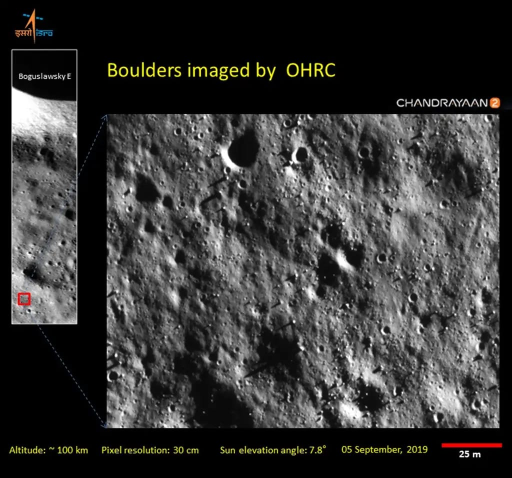
#> input picture data/raw/ohrc/chandrayaan2_11_large copy.png.webp, 1023 x 956 px, found by its file name (shown at 1/2 size)
$ python test_preprocess.py
#> lines starting #> are read from the running program, lines starting #| are printed output that depends on the picture
### src/preprocess.py
from pathlib import Path

import cv2
import numpy as np


def load_image(image_path: str) -> np.ndarray:
    """Load an image from disk."""
    image = cv2.imread(image_path)
#> image is the input picture: shape (956, 1023, 3); mean B, G, R 53.9, 55, 55.3

    if image is None:
        raise FileNotFoundError(
            f"Could not load image: {image_path}"
        )

    return image


def resize_image(
    image: np.ndarray,
    size: tuple[int, int] = (512, 512),
) -> np.ndarray:
    """Resize image to the target size."""
#> called with size = (512, 512)
    return cv2.resize(image, size)
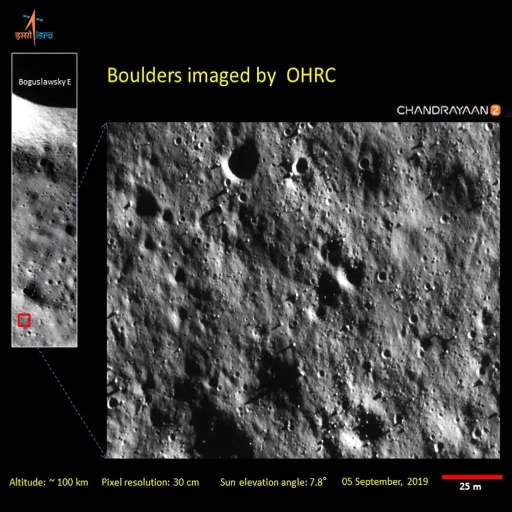
#> returned value: shape (512, 512, 3); mean of channels 0, 1, 2 53.8, 54.9, 55.2; drawn as B, G, R


def normalize_image(image: np.ndarray) -> np.ndarray:
    """Normalize pixel values to the range 0-1."""
    return image.astype(np.float32) / 255.0


def preprocess_image(
    image_path: str,
    size: tuple[int, int] = (512, 512),
) -> np.ndarray:
    """Load, resize, and normalize an image."""
    image = load_image(image_path)
    image = resize_image(image, size)
    image = normalize_image(image)

    return image

### src/test_preprocess.py
from pathlib import Path

import numpy as np

from preprocess import preprocess_image


IMAGE_PATH = Path(
    "data/raw/ohrc/chandrayaan2_11_large copy.png.webp"
)


image = preprocess_image(str(IMAGE_PATH))

print("Processed image shape:", image.shape)
#| Processed image shape: (512, 512, 3)
print("Data type:", image.dtype)
#| Data type: float32
print("Minimum value:", image.min())
#| Minimum value: 0.0
print("Maximum value:", image.max())
#| Maximum value: 1.0

assert isinstance(image, np.ndarray)
assert image.shape == (512, 512, 3)
assert image.dtype == np.float32
assert 0.0 <= image.min() <= image.max() <= 1.0

print("Preprocessing test passed!")

$ run again, with data/raw/ohrc/ohrc_image_04.webp copied over data/raw/ohrc/chandrayaan2_11_large copy.png.webp
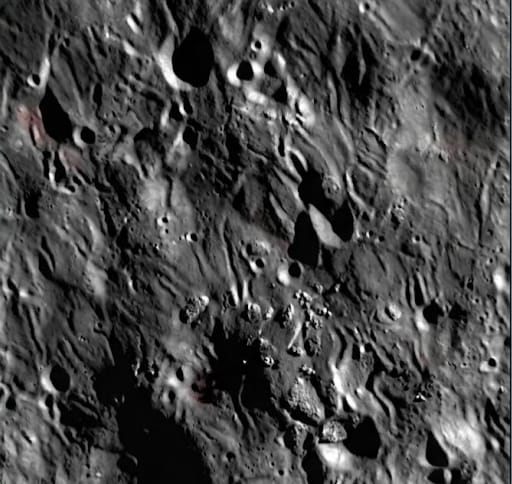
#> input picture data/raw/ohrc/ohrc_image_04.webp, 512 x 484 px, found by its file name
#> in load_image, image is the input picture: shape (484, 512, 3); mean B, G, R 71, 71, 71.1
#> in resize_image, `return cv2.resize(image, size)`:
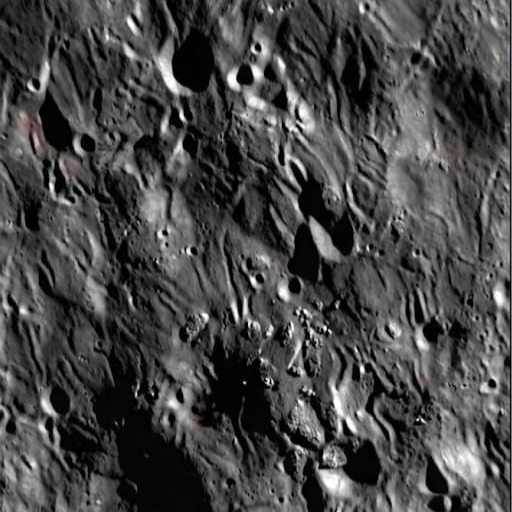
#> returned value: shape (512, 512, 3); mean of channels 0, 1, 2 70.9, 70.9, 71; drawn as B, G, R
#| Processed image shape: (512, 512, 3)
#| Data type: float32
#| Minimum value: 0.0
#| Maximum value: 1.0

$ run again, with data/raw/ohrc/ohrc_image_16.webp copied over data/raw/ohrc/chandrayaan2_11_large copy.png.webp
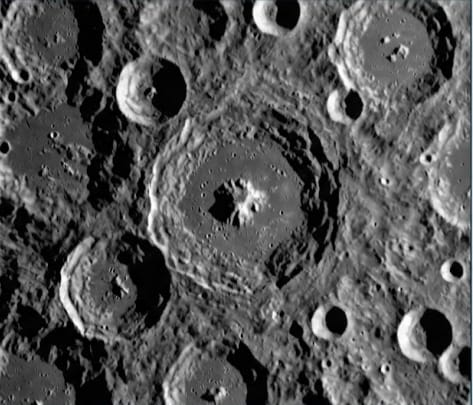
#> input picture data/raw/ohrc/ohrc_image_16.webp, 473 x 405 px, found by its file name
#> in load_image, image is the input picture: shape (405, 473, 3); mean B, G, R 84.6, 84.6, 84.5
#> in resize_image, `return cv2.resize(image, size)`:
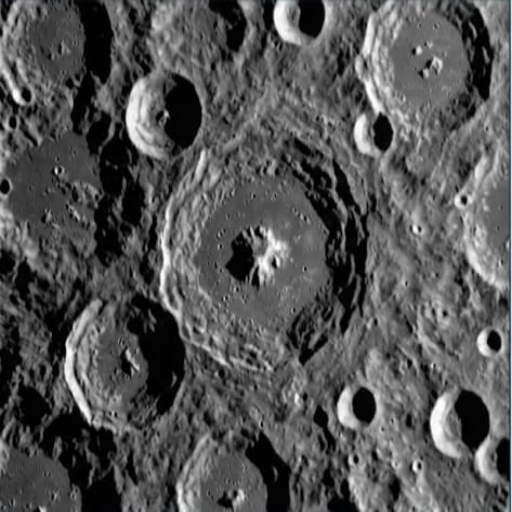
#> returned value: shape (512, 512, 3); mean of channels 0, 1, 2 84.5, 84.5, 84.3; drawn as B, G, R
#| Processed image shape: (512, 512, 3)
#| Data type: float32
#| Minimum value: 0.0
#| Maximum value: 1.0
